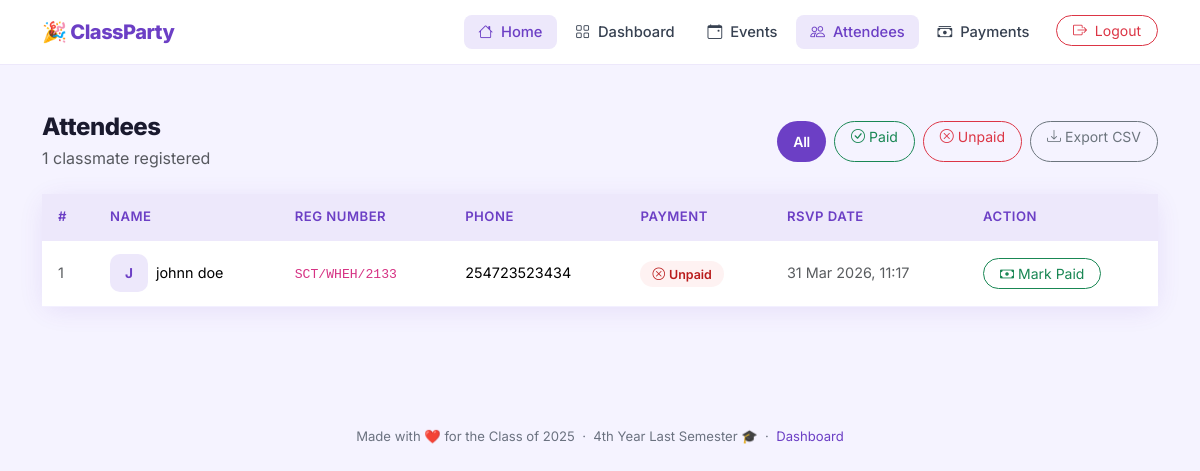
Screenshot of /rsvp/list/ (signed in) with the database file from the repository.
### rsvp/models.py (models this page shows, shortened)
class RSVPEntry(models.Model):
    event = models.ForeignKey(Event, on_delete=models.CASCADE, related_name='rsvp_entries')
    full_name = models.CharField(max_length=200)
    registration_number = models.CharField(max_length=50, unique=True)
    phone_number = models.CharField(max_length=15)
    is_attending = models.BooleanField(default=True)
    created_at = models.DateTimeField(auto_now_add=True)
    updated_at = models.DateTimeField(auto_now=True)
    class Meta:
        ordering = ['-created_at']
        verbose_name = 'RSVP Entry'
        verbose_name_plural = 'RSVP Entries'
        unique_together = ('event', 'registration_number')
    @property
    def has_paid(self):
        return self.payments.filter(status='completed').exists()

### rsvp/views.py (the view)
# urls.py: path('list/', views.rsvp_list, name='list'),
@login_required
def rsvp_list(request):
    event = Event.objects.filter(is_active=True).first()
    entries = RSVPEntry.objects.filter(is_attending=True).select_related('event')
    status_filter = request.GET.get('status', '')
    if status_filter == 'paid':
        entries = [e for e in entries if e.has_paid]
    elif status_filter == 'unpaid':
        entries = [e for e in entries if not e.has_paid]
    context = {
        'entries': entries,
        'event': event,
        'status_filter': status_filter,
        'total': len(entries) if isinstance(entries, list) else entries.count(),
    }
    return render(request, 'rsvp/rsvp_list.html', context)

### templates/rsvp/rsvp_list.html (shortened to what this page needs)
{% extends 'base.html' %}
{% block content %}
<div class="container py-5">
  <div class="d-flex flex-wrap align-items-center justify-content-between gap-3 mb-4">
    <div>
      <h2 class="section-header mb-1">Attendees</h2>
      <p class="text-muted mb-0">{{ total }} classmate{{ total|pluralize }} registered</p>
    </div>
    <div class="d-flex gap-2 flex-wrap">
      <a href="?status=" class="btn btn-sm {% if not status_filter %}btn-primary-custom{% else %}btn-outline-secondary{% endif %} rounded-pill px-3">All</a>
      <a href="?status=paid" class="btn btn-sm {% if status_filter == 'paid' %}btn-success{% else %}btn-outline-success{% endif %} rounded-pill px-3">
        <i class="bi bi-check-circle me-1"></i>Paid
      </a>
      <a href="?status=unpaid" class="btn btn-sm {% if status_filter == 'unpaid' %}btn-danger{% else %}btn-outline-danger{% endif %} rounded-pill px-3">
        <i class="bi bi-x-circle me-1"></i>Unpaid
      </a>
      <a href="{% url 'rsvp:export' %}" class="btn btn-sm btn-outline-secondary rounded-pill px-3">
        <i class="bi bi-download me-1"></i>Export CSV
      </a>
    </div>
  </div>
  <div class="card">
    <div class="table-responsive">
      <table class="table table-custom mb-0">
        <thead>
          <tr>
            <th>#</th>
            <th>Name</th>
            <th>Reg Number</th>
            <th>Phone</th>
            <th>Payment</th>
            <th>RSVP Date</th>
            <th>Action</th>
          </tr>
        </thead>
        <tbody>
          {% for entry in entries %}
          <tr>
            <td class="text-muted">{{ forloop.counter }}</td>
            <td>
              <div class="d-flex align-items-center gap-2">
                <div class="avatar">{{ entry.full_name|first|upper }}</div>
                <span class="fw-600">{{ entry.full_name }}</span>
              </div>
            </td>
            <td><code style="font-size:0.82rem;">{{ entry.registration_number }}</code></td>
            <td>{{ entry.phone_number }}</td>
            <td>
              {% if entry.has_paid %}
                <span class="badge-paid">
                  <i class="bi bi-check-circle me-1"></i>
                  {{ entry.payment_status|title }}
                </span>
              {% else %}
                <span class="badge-unpaid">
                  <i class="bi bi-x-circle me-1"></i>Unpaid
                </span>
              {% endif %}
            </td>
            <td class="text-muted small">{{ entry.created_at|date:"d M Y, H:i" }}</td>
            <td>
              {% if not entry.has_paid %}
              <a href="{% url 'payments:mark_cash' entry.pk %}"
                 class="btn btn-sm btn-outline-success rounded-pill px-3">
                <i class="bi bi-cash me-1"></i>Mark Paid
              </a>
              {% else %}
              <span class="text-muted small"><i class="bi bi-check2 me-1"></i>Done</span>
              {% endif %}
            </td>
          </tr>
          {% endfor %}
        </tbody>
      </table>
    </div>
  </div>
</div>
{% endblock %}

### templates/base.html (style rules this page uses)
:root { --primary: #6c3fc5; --primary-dark: #5530a0; --primary-light: #ede8fb; --accent: #f97316; --accent-light: #fff3e8; --success: #22c55e; --success-light: #dcfce7; --danger: #ef4444; --dark: #0f0f1a; --card-bg: #ffffff; --body-bg: #f5f3ff; --text-muted-custom: #6b7280; --border-radius: 16px; --border-radius-sm: 10px; --shadow: 0 4px 24px rgba(108,63,197,0.10); --shadow-hover: 0 8px 32px rgba(108,63,197,0.18); }
* { box-sizing: border-box; }
body { font-family: 'Inter', sans-serif; background: var(--body-bg); color: #1a1a2e; min-height: 100vh; }
.card { border: none; border-radius: var(--border-radius); box-shadow: var(--shadow); background: var(--card-bg); }
.btn-primary-custom { background: var(--primary); color: #fff; border: none; border-radius: 10px; font-weight: 600; padding: 0.65rem 1.5rem; transition: all 0.2s; letter-spacing: -0.2px; }
.badge-unpaid { background: #fef2f2; color: #b91c1c; font-size: 0.78rem; font-weight: 600; padding: 0.35rem 0.75rem; border-radius: 20px; }
.table-custom thead th { background: var(--primary-light); color: var(--primary); font-weight: 600; font-size: 0.82rem; text-transform: uppercase; letter-spacing: 0.5px; border: none; padding: 0.85rem 1rem; }
.table-custom tbody td { padding: 0.85rem 1rem; font-size: 0.9rem; vertical-align: middle; border-color: #f3f0ff; }
.section-header { font-weight: 800; font-size: 1.5rem; letter-spacing: -0.5px; color: #1a1a2e; }
.avatar { width: 38px; height: 38px; border-radius: 10px; background: var(--primary-light); display: flex; align-items: center; justify-content: center; font-weight: 700; font-size: 0.85rem; color: var(--primary); flex-shrink: 0; }

### rows the page displays
RSVPEntry: full_name|first "J", full_name "johnn doe", registration_number "SCT/WHEH/2133", phone_number "254723523434", shows "Unpaid", created_at "31 Mar 2026, 11:17", shows "Mark Paid"

### other values shown
{{ total }} "1"
